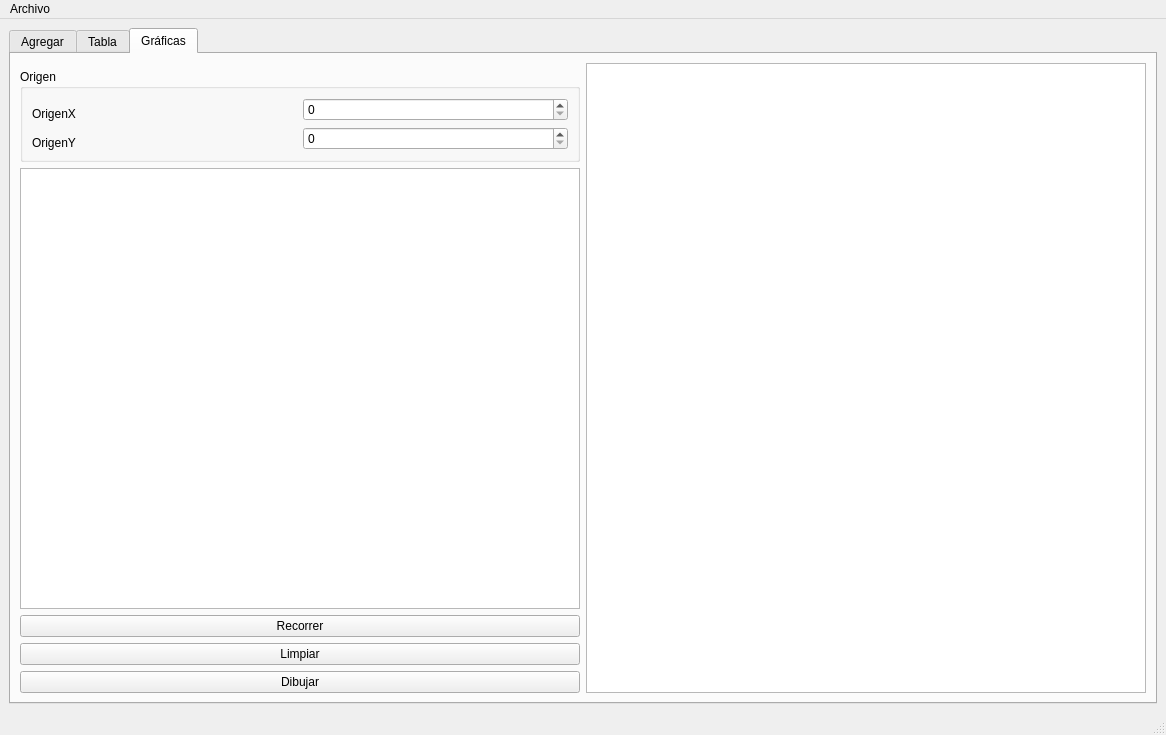
<?xml version="1.0" encoding="UTF-8"?>
<ui version="4.0">
 <class>MainWindow</class>
 <widget class="QMainWindow" name="MainWindow">
  <property name="geometry">
   <rect>
    <x>0</x>
    <y>0</y>
    <width>1166</width>
    <height>735</height>
   </rect>
  </property>
  <property name="cursor">
   <cursorShape>ArrowCursor</cursorShape>
  </property>
  <property name="windowTitle">
   <string>MainWindow</string>
  </property>
  <widget class="QWidget" name="centralwidget">
   <layout class="QGridLayout" name="gridLayout_3">
    <item row="0" column="0">
     <widget class="QTabWidget" name="tabWidget">
      <property name="currentIndex">
       <number>2</number>
      </property>
      <widget class="QWidget" name="tab">
       <attribute name="title">
        <string>Agregar</string>
       </attribute>
       <layout class="QGridLayout" name="gridLayout_6">
        <item row="0" column="0">
         <widget class="QGroupBox" name="contGlo">
          <property name="title">
           <string>Captura de Partículas</string>
          </property>
          <layout class="QGridLayout" name="gridLayout">
           <item row="2" column="1">
            <widget class="QSpinBox" name="ory_lab_2">
             <property name="enabled">
              <bool>true</bool>
             </property>
             <property name="maximum">
              <number>500</number>
             </property>
            </widget>
           </item>
           <item row="0" column="1">
            <widget class="QSpinBox" name="id_spin"/>
           </item>
           <item row="1" column="1">
            <widget class="QSpinBox" name="orx_spin">
             <property name="enabled">
              <bool>true</bool>
             </property>
             <property name="maximum">
              <number>500</number>
             </property>
            </widget>
           </item>
           <item row="4" column="0">
            <widget class="QLabel" name="desy_lab">
             <property name="text">
              <string>Destino y</string>
             </property>
            </widget>
           </item>
           <item row="4" column="1">
            <widget class="QSpinBox" name="desy_spin">
             <property name="enabled">
              <bool>true</bool>
             </property>
             <property name="maximum">
              <number>500</number>
             </property>
            </widget>
           </item>
           <item row="0" column="0">
            <widget class="QLabel" name="id_lab">
             <property name="text">
              <string>ID</string>
             </property>
            </widget>
           </item>
           <item row="2" column="0">
            <widget class="QLabel" name="ory_lab">
             <property name="text">
              <string>Origen en y</string>
             </property>
            </widget>
           </item>
           <item row="3" column="1">
            <widget class="QSpinBox" name="desx_spin">
             <property name="enabled">
              <bool>true</bool>
             </property>
             <property name="maximum">
              <number>500</number>
             </property>
            </widget>
           </item>
           <item row="5" column="0">
            <widget class="QLabel" name="vel_lab">
             <property name="text">
              <string>Velocidad</string>
             </property>
            </widget>
           </item>
           <item row="1" column="0">
            <widget class="QLabel" name="orx_lab">
             <property name="text">
              <string>Origen en x</string>
             </property>
            </widget>
           </item>
           <item row="3" column="0">
            <widget class="QLabel" name="desx_lab">
             <property name="text">
              <string>Destino x</string>
             </property>
            </widget>
           </item>
           <item row="5" column="1">
            <widget class="QSpinBox" name="vel_spin"/>
           </item>
          </layout>
         </widget>
        </item>
        <item row="0" column="1" rowspan="2">
         <widget class="QPlainTextEdit" name="plainTextEdit"/>
        </item>
        <item row="1" column="0">
         <widget class="QGroupBox" name="groupBox">
          <property name="title">
           <string>Color Partícula</string>
          </property>
          <layout class="QGridLayout" name="gridLayout_2">
           <item row="0" column="0">
            <widget class="QLabel" name="colred_lab">
             <property name="text">
              <string>Red</string>
             </property>
            </widget>
           </item>
           <item row="0" column="1">
            <widget class="QSpinBox" name="colred_spin">
             <property name="maximum">
              <number>255</number>
             </property>
            </widget>
           </item>
           <item row="1" column="0">
            <widget class="QLabel" name="colgr_lab">
             <property name="text">
              <string>Green</string>
             </property>
            </widget>
           </item>
           <item row="1" column="1">
            <widget class="QSpinBox" name="colgr_spin">
             <property name="maximum">
              <number>255</number>
             </property>
            </widget>
           </item>
           <item row="2" column="0">
            <widget class="QLabel" name="colbl_lab">
             <property name="text">
              <string>Blue</string>
             </property>
            </widget>
           </item>
           <item row="2" column="1">
            <widget class="QSpinBox" name="colbl_spin">
             <property name="maximum">
              <number>255</number>
             </property>
            </widget>
           </item>
          </layout>
         </widget>
        </item>
        <item row="2" column="0">
         <widget class="QPushButton" name="botMosRes">
          <property name="text">
           <string>Mostrar Resultados</string>
          </property>
         </widget>
        </item>
        <item row="2" column="1" rowspan="3">
         <widget class="QPlainTextEdit" name="areaMos"/>
        </item>
        <item row="3" column="0">
         <widget class="QPushButton" name="botEnvPrio">
          <property name="text">
           <string>Enviar con Prioridad</string>
          </property>
         </widget>
        </item>
        <item row="4" column="0">
         <widget class="QPushButton" name="botEnvNorm">
          <property name="text">
           <string>Enviar Normal</string>
          </property>
         </widget>
        </item>
       </layout>
      </widget>
      <widget class="QWidget" name="tab_2">
       <attribute name="title">
        <string>Tabla</string>
       </attribute>
       <layout class="QGridLayout" name="gridLayout_4">
        <item row="1" column="2">
         <widget class="QPushButton" name="mostrarTabla_pushButton">
          <property name="text">
           <string>Mostrar</string>
          </property>
         </widget>
        </item>
        <item row="0" column="0" colspan="3">
         <widget class="QTableWidget" name="table"/>
        </item>
        <item row="1" column="0">
         <widget class="QLineEdit" name="buscar_lineEdit">
          <property name="placeholderText">
           <string>Buscar por id.....</string>
          </property>
         </widget>
        </item>
        <item row="1" column="1">
         <widget class="QPushButton" name="buscar_pushButton">
          <property name="text">
           <string>Buscar</string>
          </property>
         </widget>
        </item>
       </layout>
      </widget>
      <widget class="QWidget" name="tab_3">
       <attribute name="title">
        <string>Gráficas</string>
       </attribute>
       <layout class="QGridLayout" name="gridLayout_9">
        <item row="2" column="0">
         <widget class="QTextBrowser" name="textBrowser"/>
        </item>
        <item row="5" column="0">
         <widget class="QPushButton" name="dibujarPushButton">
          <property name="text">
           <string>Dibujar</string>
          </property>
         </widget>
        </item>
        <item row="1" column="0">
         <widget class="QGroupBox" name="groupBox_2">
          <property name="title">
           <string>Origen</string>
          </property>
          <layout class="QGridLayout" name="gridLayout_5">
           <item row="1" column="0">
            <widget class="QLabel" name="orXLabel_2">
             <property name="text">
              <string>OrigenX</string>
             </property>
            </widget>
           </item>
           <item row="0" column="1" rowspan="2">
            <widget class="QSpinBox" name="orXSpinBox">
             <property name="maximum">
              <number>500</number>
             </property>
            </widget>
           </item>
           <item row="2" column="1" rowspan="2">
            <widget class="QSpinBox" name="orYSpinBox_3">
             <property name="maximum">
              <number>500</number>
             </property>
            </widget>
           </item>
           <item row="3" column="0">
            <widget class="QLabel" name="orYLabel_3">
             <property name="text">
              <string>OrigenY</string>
             </property>
            </widget>
           </item>
          </layout>
         </widget>
        </item>
        <item row="4" column="0">
         <widget class="QPushButton" name="limpiarPushButton_2">
          <property name="text">
           <string>Limpiar</string>
          </property>
         </widget>
        </item>
        <item row="0" column="1" rowspan="6">
         <widget class="QGraphicsView" name="graphicsView"/>
        </item>
        <item row="3" column="0">
         <widget class="QPushButton" name="recoPushButton_3">
          <property name="text">
           <string>Recorrer</string>
          </property>
         </widget>
        </item>
       </layout>
      </widget>
     </widget>
    </item>
   </layout>
  </widget>
  <widget class="QMenuBar" name="menubar">
   <property name="geometry">
    <rect>
     <x>0</x>
     <y>0</y>
     <width>1166</width>
     <height>21</height>
    </rect>
   </property>
   <widget class="QMenu" name="menuArchivo">
    <property name="title">
     <string>Archivo</string>
    </property>
    <addaction name="actionAbrir"/>
    <addaction name="actionGuardar"/>
   </widget>
   <addaction name="menuArchivo"/>
  </widget>
  <widget class="QStatusBar" name="statusbar"/>
  <action name="actionAbrir">
   <property name="text">
    <string>Abrir...</string>
   </property>
   <property name="shortcut">
    <string>Ctrl+O</string>
   </property>
  </action>
  <action name="actionGuardar">
   <property name="text">
    <string>Guardar...</string>
   </property>
   <property name="shortcut">
    <string>Ctrl+S</string>
   </property>
  </action>
 </widget>
 <resources/>
 <connections/>
</ui>
